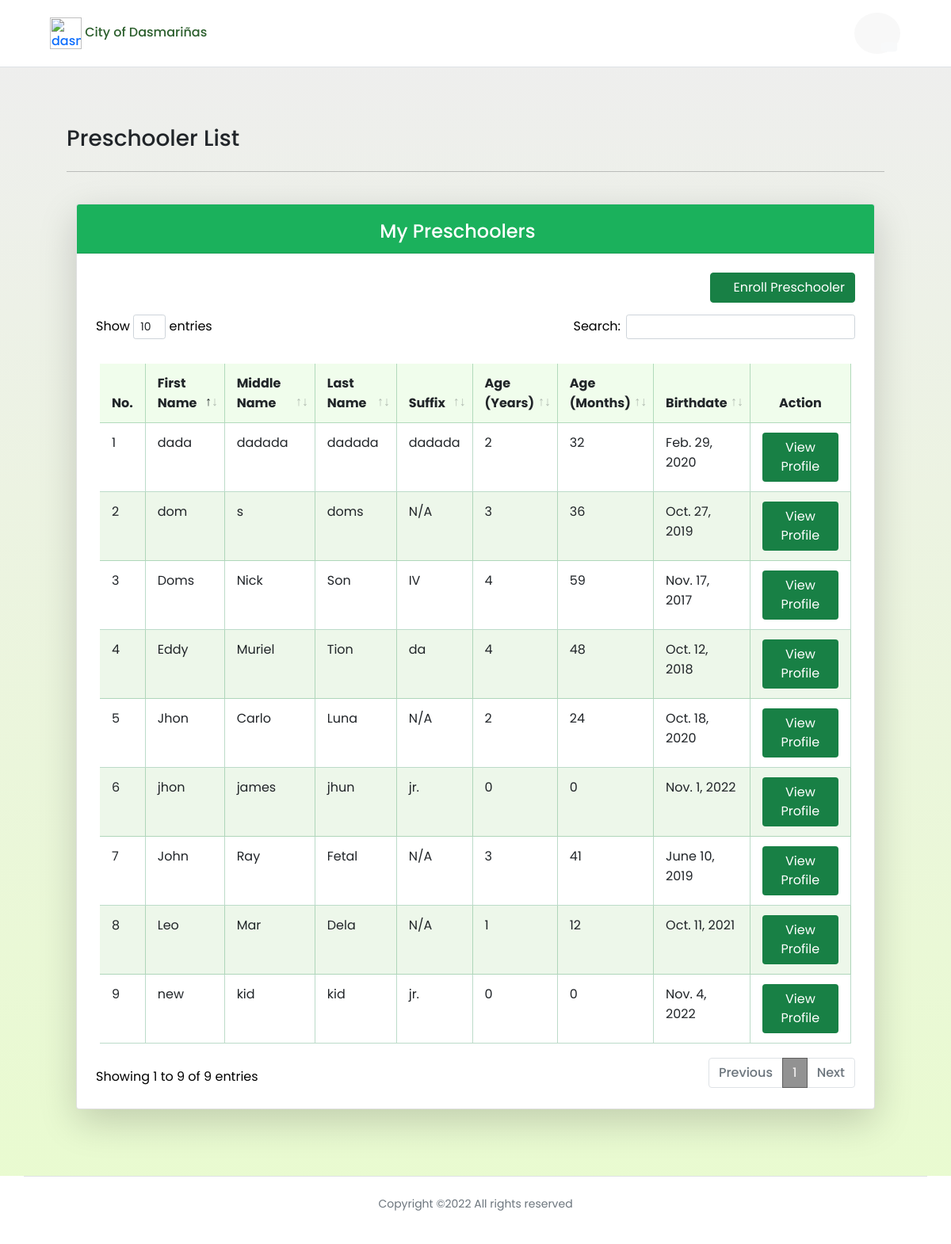
Screenshot of /home (signed in) with the database file from the repository.
### profilingApp/models.py (models this page shows, shortened)
class Preschooler(Model):
    GENDER = [('Male', 'Male'),
              ('Female', 'Female'),]
    parent = models.ForeignKey(Parent, on_delete=CASCADE)
    first_name = models.CharField(max_length=100)
    last_name = models.CharField(max_length=100)
    middle_name = models.CharField(max_length=100)
    suffix_name = models.CharField(max_length=100, null=True, blank=True)
    birthday = models.DateField(null=True, blank=True)
    height = models.FloatField(null=True, validators=[MinValueValidator(45.0), MaxValueValidator(120.0)])
    weight = models.FloatField(null=True, validators=[MinValueValidator(1.0), MaxValueValidator(28.0)])
    gender = models.CharField(max_length=100, choices=GENDER, null=True)
    date_measured = models.DateField(null=True, blank=True)
    health_problem = models.CharField(max_length=500, null=True, blank=True)
    history= HistoricalRecords()
    def age_years(self):
        today = date.today()
        one_or_zero = ((today.month, today.day) < (self.birthday.month, self.birthday.day))
        year_difference = today.year - self.birthday.year
        return int(year_difference - one_or_zero)
    def age_months(self):
        today = date.today()
        date_diff = today - self.birthday
        in_days = date_diff.days
        return int((in_days) / (365 / 12))

### profilingApp/views.py (the view, shortened to what this page needs)
# urls.py: path('home', views.parent_home, name='parent_home'),
@login_required(login_url='login_registration')
def parent_home(request):
    if request.user.is_authenticated and request.user.user_type == 'P/G':
        parent_user = Parent.objects.get(user_id=request.user.id)
        preschooler = Preschooler.objects.filter(parent=parent_user)
        context = {'preschoolers': preschooler}
        return render(request, 'activities/Parent Home.html', context)
    elif request.user.is_authenticated and request.user.user_type == 'BHW':
        return redirect('bhw_home')
    elif request.user.is_authenticated and request.user.user_type == 'Admin':
        return redirect('admin_home')

### profilingApp/templates/activities/Parent Home.html (shortened to what this page needs)
{% load static %}
<html lang="en">
<head>
    <link rel="stylesheet" href="{% static '/CSS/DataTables/datatables.min.css' %}">
    <link rel="stylesheet" href="{% static '/CSS/styles.css' %}">
    <link rel="stylesheet" href="{% static '/CSS/font-awesome/css/all.min.css' %}">
    <link rel="stylesheet" href="{% static '/CSS/css/bootstrap.min.css' %}">
</head>
    <div class="site-header" id="header">
        <nav class="navbar fixed-top navbar-expand-lg navbar-dark index__navbar scrolled border-bottom" id="header">
            <div class="container-fluid justify-content-between px-4 mx-4" >
                <div>
                    <a href="#" class="name" style="text-decoration: none;">
                        <img class="navbar-icon" style="margin-left:15px;" src="{% static '/Media/avatar.png' %}" alt="dasma-logo">
                        <span id="hidetitle" class="brand__name" style="color:#2c5f2dff;">City of Dasmariñas</span>
                    </a>
                </div>
                <div class="btn-group my-2 mx-3">
                    <li>
                        <a class="btn nav-link" id="parentButton" data-bs-toggle="dropdown" data-toggle="tooltip" data-bs-placement="bottom" data-bs-offset="0,7"
                        title="User" aria-expanded="false">
                            <i class="fa fa-fw fa-user-cog bi" style="font-size: 24px;"></i>
                            <span class="position-absolute top-100 start-75 translate-middle badge rounded-pill text-dark" style="border-radius: 50%;">
                                <i class="fa fa-lg fa-fw fa-caret-down bg-light" style="border-radius: 25%; margin-bottom: 15px;"></i>
                            </span></a>
                    </li>
                </div>
            </div>
        </nav>
    </div>
<body>
    <div id="grid" class="container-fluid" style="padding:7%; margin-top:50px;">
        <div class="container-grid">
            <div class="">
                <div class="row">
                    <div class="col">
                        <h3 style="text-align:left;">Preschooler List</h3>
                    </div>
                </div>
            <hr>
            <br>
            </div>
        </div>
    <div class="container text-black">
            <div class="row">
                <div class="col">
                    <div class="card shadow-lg bg-white rounded h-100">
                        <div class="card-header">
                            <h4 style="Padding: 10px 40px 0px 0px;">My Preschoolers</h4>
                        </div>
                        <div class="card-body p-4">
                        <div class="d-flex justify-content-sm-end justify-content-center" >
                            <button style="margin-bottom: 15px; background-color: #188045;border-color:#188045;" type="button" class="btn btn-primary" data-bs-toggle="modal" data-bs-target="#addSched"><span class="fa fa-calendar-alt"></span> Enroll Preschooler</button>
                        </div>
                        <div class="table-responsive">
                            <table class="table table-hover table-cell-border" id="preschoolers_table">
                                <thead>
                                    <tr>
                                        <th scope="col">No.</th>
                                        <th scope="col">First Name</th>
                                        <th scope="col">Middle Name</th>
                                        <th scope="col">Last Name</th>
                                        <th scope="col">Suffix</th>
                                        <th scope="col">Age (Years)</th>
                                        <th scope="col">Age (Months)</th>
                                        <th scope="col">Birthdate</th>
                                        <th scope="col" class="nosort text-center">Action</th>
                                    </tr>
                                </thead>
                                <tbody>
                                    {% for preschooler in preschoolers %}
                                    <tr>
                                        <td></td>
                                        <td>{{ preschooler.first_name }}</td>
                                        <td>{{ preschooler.middle_name }}</td>
                                        <td>{{ preschooler.last_name }}</td>
                                        {% if preschooler.suffix_name is None %}
                                            <td>N/A</td>
                                        {% elif preschooler.suffix_name == '' %}
                                            <td>N/A</td>
                                        {% else %}
                                            <td>{{ preschooler.suffix_name }}</td>
                                        {% endif %}
                                        <td>{{ preschooler.age_years }}</td>
                                        <td>{{ preschooler.age_months }}</td>
                                        <td>{{ preschooler.birthday }}</td>
                                        <td style="text-align: center;">
                                            <div>
                                                <a href="{% url 'parent_preschooler' preschooler.id %}"><button type="button" style="background-color: #188045; color: white;" class="btn">View Profile</button></a>
                                            </div>
                                        </td>
                                    </tr>
                                    {% endfor %}
                                </tbody>
                            </table>
                        </div>
                    </div>
                    </div>
                </div>
            </div>
        </div>
    </div>
    <div class="footer text-muted">
        <div class="container">
            <div class="row text-center align-items-center">
                    <div class="border-top p-4">
                        <p class="copyright"><small>
                        Copyright ©<script>document.write(new Date().getFullYear());</script> All rights reserved
                        </small>
                        </p>
                    </div>
            </div>
        </div>
      </div>
</body>

### profilingApp/static/CSS/styles.css (style rules this page uses)
.fixed-top { position: sticky; top: 0; right: 0; left: 0; z-index: 1030; max-height: 85px; background-color: white; border-bottom: 3px; }
.navbar-icon { width: 40px; max-width: 40px; }
img { vertical-align: middle; border-style: none; }
* { margin: 0; padding: 0; box-sizing: border-box; font-family: 'Poppins', sans-serif; }
li, a, button { font-family: 'Poppins', sans-serif; font-weight: 500; font-size: 16px; color:#188045; text-decoration: none; }
li { list-style: none; display: list-item; text-align: -webkit-match-parent; }
a { text-decoration: none; }
table { padding: 25px 5px 10px 5px; }
thead { border-color: rgba(23, 128, 69, 0.514)!important; background-color: #f0fdec; text-align: left !important; }
th, td { border-right: 1px solid !important; padding: 12px 15px !important; border-color: rgba(23, 128, 69, 0.288)!important; }
tbody tr:nth-of-type(even) { background-color: #edf7ea; }
#parentButton { color:rgba(0, 19, 0, 0.87); padding: 13 13 13 13; background-color: #ebebeb60; border-radius: 50%; margin-left: 15px; position: relative; }
#grid,#footer,#header { transition: 0.5s ease-in-out; }
#grid { background-image: linear-gradient(to top, rgba(230, 250, 202, 0.884),rgba(228, 228, 227, 0.624)); position: relative; padding: 3%; width: 100%; margin-top: 85px; min-height: 800px; }
.card-header { font-size: 13px; font-family: 'Poppins', sans-serif;; background-color:rgb(27, 177, 92) !important; color:white; padding: 10px 15px 5px 10px !important; text-align: center; }
html { width: 100%; height: 100%; }
body { color: rgba(0, 0, 0, 0.6); font-family: 'Poppins', sans-serif; font-size: 14px; line-height: 1.6em; -webkit-font-smoothing: antialiased; -moz-osx-font-smoothing: grayscale; }
::placeholder { color:rgba(255, 255, 255, 0.253); }
.row { display: -webkit-box; display: -ms-flexbox; display: flex; -ms-flex-wrap: wrap; flex-wrap: wrap; margin-right: 15px; margin-left: 15px; }
p { display: block; margin-block-start: 1em; margin-block-end: 1em; margin-inline-start: 0px; margin-inline-end: 0px; }
.col-6, .col-7, .col-12, .col, .col-sm-3, .col-sm-6, .col-md-3, .col-md-4, .col-md-5, .col-md-6, .col-md-8, .col-md-9, .col-md-10, .col-md-12, .col-lg-3, .col-lg-4, .col-lg-5, .col-lg-6, .col-lg-7, .col-lg-8, .col-lg-10, .col-lg-12, .col-xl-2 { position: relative; width: 100%; padding-right: 15px; padding-left: 15px; }
small, .small { font-size: 80%; font-weight: 400; }
.text-center { text-align: center !important; }
html { font-family: sans-serif; line-height: 1.15; -webkit-text-size-adjust: 100%; -webkit-tap-highlight-color: rgba(0, 0, 0, 0); }

### rows the page displays
Preschooler: first_name "Eddy", middle_name "Muriel", last_name "Tion", suffix_name "da", age_years "4", age_months "48", birthday "Oct. 12, 2018"
Preschooler: first_name "Doms", middle_name "Nick", last_name "Son", suffix_name "IV", age_years "4", age_months "59", birthday "Nov. 17, 2017"
Preschooler: first_name "dom", middle_name "s", last_name "doms", shows "N/A", age_years "3", age_months "36", birthday "Oct. 27, 2019"
Preschooler: first_name "John", middle_name "Ray", last_name "Fetal", shows "N/A", age_years "3", age_months "41", birthday "June 10, 2019"
Preschooler: first_name "Jhon", middle_name "Carlo", last_name "Luna", shows "N/A", age_years "2", age_months "24", birthday "Oct. 18, 2020"
Preschooler: first_name "Leo", middle_name "Mar", last_name "Dela", suffix_name "N/A", age_years "1", age_months "12", birthday "Oct. 11, 2021"
Preschooler: first_name "jhon", middle_name "james", last_name "jhun", suffix_name "jr.", age_years "0", age_months "0", birthday "Nov. 1, 2022"
Preschooler: first_name "new", middle_name "kid", last_name "kid", suffix_name "jr.", age_years "0", age_months "0", birthday "Nov. 4, 2022"
Preschooler: first_name "dada", middle_name "dadada", last_name "dadada", suffix_name "dadada", age_years "2", age_months "32", birthday "Feb. 29, 2020"
